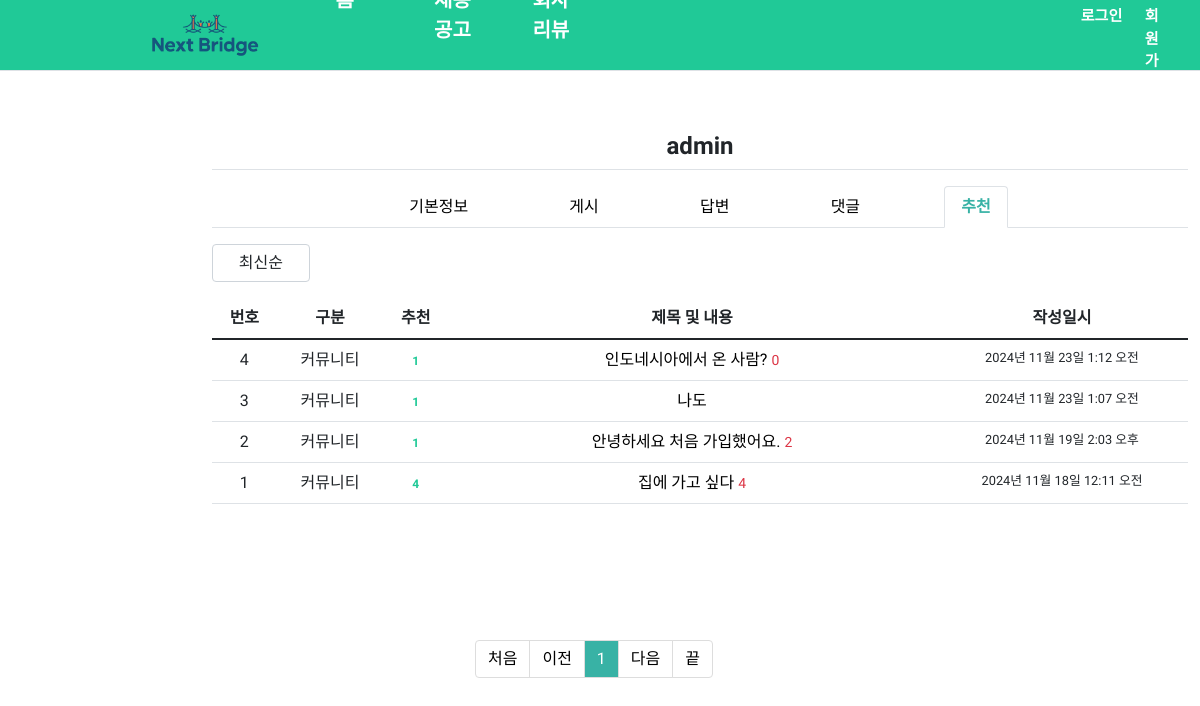
The page /common/profile/vote/1/ on the database its author committed.
### home/models.py (models this page shows, shortened)
class Question(models.Model):
    author = models.ForeignKey(User, on_delete=models.CASCADE, related_name='author_question')   # 글쓴이
    subject = models.CharField(max_length=200)                                                   # 제목
    content = models.TextField()                                                                 # 내용
    create_date = models.DateTimeField()                                                         # 등록 일시
    modify_date = models.DateTimeField(null=True, blank=True)                                    # 수정 일시
    voter = models.ManyToManyField(User, related_name='voter_question')                          # 추천인 추가
    category = models.ForeignKey(Category, on_delete=models.CASCADE, related_name='category_question') # 카테고리
    def get_absolute_url(self):
        return reverse('home:detail', args=[self.id])

class Category(models.Model):
    name = models.CharField(max_length=20, unique=True)
    description = models.CharField(max_length=200, null=True, blank=True)
    has_answer = models.BooleanField(default=True) # 답변가능 여부
    def __str__(self):
        return self.description if self.description else self.name  # description이 없으면 name 반환

class Answer(models.Model):
    author = models.ForeignKey(User, on_delete=models.CASCADE, related_name='author_answer')     # 글쓴이
    question = models.ForeignKey(Question, on_delete=models.CASCADE)                             # 해당 질문
    content = models.TextField()                                                                 # 내용
    create_date = models.DateTimeField()                                                         # 등록 일시
    modify_date = models.DateTimeField(null=True, blank=True)                                    # 수정 일시
    voter = models.ManyToManyField(User, related_name='voter_answer')                            # 추천인 추가
    @staticmethod
    def order_by_so(answer_list, so):
        if so == 'recommend':
            answer_list = answer_list.annotate(num_voter=Count('voter')).order_by('-num_voter', '-create_date')
        else:  # so == 'recent':
            answer_list = answer_list.order_by('-create_date')
        return answer_list
    def get_page(self, so='recommend'):
        answer_list = Answer.order_by_so(self.question.answer_set.all(), so)
        index = 0
        for _answer in answer_list:
            index += 1
            if self == _answer:
                break
        return (index - 1) // 5 + 1
    def get_absolute_url(self):
        return reverse('home:detail', args=[self.question.id]) + f'?page={self.get_page()}#answer_{self.id}'

### common/views/profile_views.py (the view)
# urls.py: path('profile/vote/<int:user_id>/', profile_views.ProfileVoteListView.as_view(), name='profile_vote'),
class ProfileVoteListView(ProfileObjectListView):
    template_name = 'common/profile/profile_vote.html'
    profile_type = 'vote'
    def get_queryset(self):
        self.profile_user = get_object_or_404(User, pk=self.kwargs['user_id'])
        question_list = self.profile_user.voter_question.all()
        answer_list = self.profile_user.voter_answer.annotate(category=F('question__category__description'))
        combined_list = chain(question_list, answer_list)
        so = self.request.GET.get('so', 'recent')
        if so == 'recommend':
            sorted_list = sorted(
                combined_list,
                key=lambda obj: getattr(obj, 'voter_count', 0),
                reverse=True,
            )
        else:
            sorted_list = sorted(
                combined_list,
                key=lambda obj: obj.create_date,
                reverse=True,
            )
        return sorted_list
    def get_context_data(self, **kwargs):
        context = ListView.get_context_data(self, **kwargs)
        context.update({
            'profile_user': self.profile_user,
            'profile_type': self.profile_type,
            'so': self.request.GET.get('so', 'recent')
        })
        return context

### home/templatetags/home_filter.py (called while the page is built)
@register.filter
def sub(value, arg):
    return value - arg

### templates/common/profile/profile_vote.html (shortened to what this page needs)
{% extends "base.html" %}
{% load home_filter %}
{% block content %}
<div class="line">
    <h4 class="border-bottom pb-2 my-3">{{ profile_user.username }}</h4>
    {% include "common/profile/profile_tabs.html" %}
    <select class="form-control so my-3">
        <option value="recent" {% if so == 'recent' %}selected{% endif %}>최신순</option>
    </select>
    <table class="table">
        <thead>
            <tr class="text-center thead-dark">
                <th>번호</th>
                <th>구분</th>
                <th>추천</th>
                <th style="width:50%">제목 및 내용</th>
                <th>작성일시</th>
            </tr>
        </thead>
        <tbody>
        {% if page_obj %}
        {% for object in page_obj %}
        <tr class="text-center">
            <td>
                {{ page_obj.paginator.count|sub:page_obj.start_index|sub:forloop.counter0|add:1 }}
            </td>
            <td>{{ object.category }}</td>
            <td>
                {% if object.voter.count > 0 %}
                    <span class="badge badge-warning px-2 py-1" style="color:#20c997;">{{ object.voter.count }}</span>
                {% else %}
                    <span class="badge badge-light px-2 py-1" style="color:#ccc;">0</span>
                {% endif %}
            </td>
            <td class="text-left">
                {% if object.subject %}
                    <a href="{{ object.get_absolute_url }}">{{ object.subject }}</a>
                    <span class="text-danger small ml-2">{{ object.answer_set.count }}</span>
                {% else %}
                    <a href="{{ object.get_absolute_url }}">{{ object.content }}</a>
                {% endif %}
            </td>
            <td>{{ object.create_date }}</td>
        </tr>
        {% endfor %}
        {% else %}
        <tr style="border-bottom: 2px solid #dee2e6; width: 500px;">
            <td colspan="3">추천한 질문과 답변이 없습니다.</td>
        </tr>
        {% endif %}
        </tbody>
    </table>
</div>
<ul class="pagination justify-content-center">
    {% if page_obj.has_previous %}
        <li class="page-item">
            <a class="page-link" data-page="1" href="#">처음</a>
        </li>
       <li class="page-item">
            <a class="page-link" data-page="{{ page_obj.previous_page_number }}" href="#">이전</a>
        </li>
    {% else %}
        <li class="page-item disabled">
            <a class="page-link" tabindex="-1" aria-disabled="true" href="#">처음</a>
        </li>
        <li class="page-item disabled">
            <a class="page-link" tabindex="-1" aria-disabled="true" href="#">이전</a>
        </li>
    {% endif %}
    {% for page_number in page_obj.paginator.page_range %}
        {% if page_number >= page_obj.number|add:-4 and page_number <= page_obj.number|add:4 %}
            {% if page_number == page_obj.number %}
            <li class="page-item active" aria-current="page">
                <a class="page-link" data-page="{{ page_number }}" href="#">{{ page_number }}</a>
            </li>
            {% else %}
            <li class="page-item">
                <a class="page-link" data-page="{{ page_number }}" href="#">{{ page_number }}</a>
            </li>
            {% endif %}
        {% endif %}
    {% endfor %}
    {% if page_obj.has_next %}
        <li class="page-item">
             <a class="page-link" data-page="{{ page_obj.next_page_number }}" href="#">다음</a>
        </li>
        <li class="page-item">
             <a class="page-link" data-page="{{ page_obj.paginator.num_pages }}" href="#">끝</a>
        </li>
    {% else %}
        <li class="page-item disabled">
            <a class="page-link" tabindex="-1" aria-disabled="true" href="#">다음</a>
        </li>
        <li class="page-item disabled">
            <a class="page-link" tabindex="-1" aria-disabled="true" href="#">끝</a>
        </li>
    {% endif %}
</ul>
{% endblock %}

### static/style.css (style rules this page uses)
body { font-family: "Gowun Dodum", serif; font-weight: 400; font-style: normal; }
.pagination.justify-content-center { margin:1.5em 0; }
.pagination .page-item .page-link { color: black; background-color: white; border: 1px solid #ddd; }
.pagination .page-item.active .page-link { background-color: #38B2A5; color: white; }
.line { width: 1000px; height : 500px; min-height: 50vh; margin : 100px 0 0 170px; }
.form-control.so.my-3 { text-align: center; float:left; width:10%; }
body > div > div > div.line > table > tbody > tr> td.text-left > a { text-decoration: none; color:black; }
body > div > div > div.line > table > tbody > tr > td:nth-child(5) { font-size:0.8em; }
.border-bottom.pb-2.my-3 { text-align: center; font-weight:bold; }

### rows shown on the page
Question: paginator.count|sub "4", category "커뮤니티", voter.count "1", subject "인도네시아에서 온 사람?", answer_set.count "0", create_date "2024년 11월 23일 1:12 오전"
Answer: paginator.count|sub "3", category "커뮤니티", voter.count "1", content "나도", create_date "2024년 11월 23일 1:07 오전"
Question: paginator.count|sub "2", category "커뮤니티", voter.count "1", subject "안녕하세요 처음 가입했어요.", answer_set.count "2", create_date "2024년 11월 19일 2:03 오후"
Question: paginator.count|sub "1", category "커뮤니티", voter.count "4", subject "집에 가고 싶다", answer_set.count "4", create_date "2024년 11월 18일 12:11 오전"

### other values the page prints
{{ profile_user.username }} "admin"
{{ page_number }} "1"
